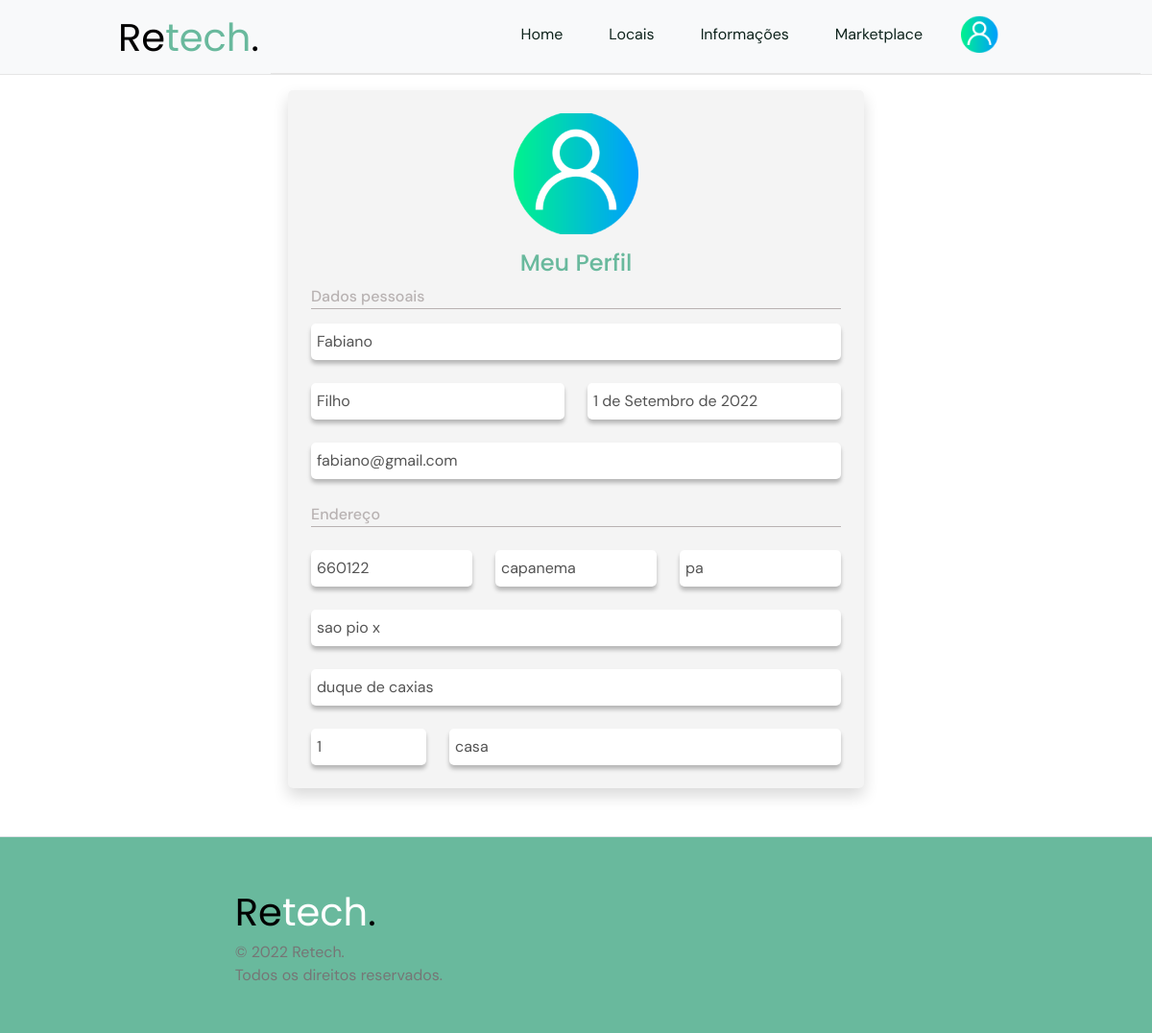
Page /accounts/profile/ (signed in) on the committed database.
### accounts/models.py (models this page shows, shortened)
class Perfil(models.Model):
    name = models.CharField(max_length=100)
    lastname = models.CharField(max_length=100)
    birth_date = models.DateField()
    user = models.OneToOneField(User, on_delete=models.CASCADE)
    address = models.ForeignKey(Address, on_delete=models.CASCADE)

### company/models.py (models this page shows, shortened)
class Address(models.Model):
    class Meta:
        verbose_name_plural = "Address's"
    street = models.CharField(max_length=100)
    number = models.IntegerField()
    district = models.CharField(max_length=100, null=True)
    complement = models.CharField(max_length=100, blank=True)
    city = models.CharField(max_length=100)
    state = models.CharField(max_length=2)
    cep = models.CharField(max_length=8, null=True)

### accounts/views.py (the view)
# urls.py: path('profile/', views.profile, name='profile'),
def profile(request):
    print(request.user)
    print(Perfil.objects.get(user=request.user).name)
    return render(request, 'registration/profile.html', {'perfil': Perfil.objects.get(user=request.user)})

### templates/registration/profile.html (shortened to what this page needs)
{% extends 'model/base.html' %}
{% block content %}
<div class="centered">
    <div class="text-left card-register shadow p-4">
        {% load static %}
        <div class="centered flex-column my-profile-text">
            <div class="mb-3">
                <img src="{% static 'image/perfil-icon-hd.png' %}" style="width: 130px">
            </div>
            <h2>Meu Perfil</h2>
        </div>
        <div class="col text-left">
            <p class="register-text">Dados pessoais</p>
            <div class="register-line"></div>
        </div>
        <div class="row">
            <div class="col text-left" style="margin-top: 15px;">
                <p class="login-inputs">
                    <input type="text" name="nome" class="register-input-style" placeholder="Nome"
                           value="{{perfil.name}}" disabled>
                </p>
                <div class="row">
                    <div class="col">
                        <p class="login-inputs mt-4">
                            <input type="text" name="sobrenome" class="register-input-style"
                                   placeholder="Sobrenome" value="{{perfil.lastname}}" disabled>
                        </p>
                    </div>
                    <div class="col">
                        <p class="login-inputs mt-4">
                             <input type="text" name="data" class="register-input-style"
                                       placeholder="Data de nascimento" value="{{perfil.birth_date}}" disabled>
                        </p>
                    </div>
                </div>
                <p class="login-inputs mt-4">
                    <input type="email" name="email" class="register-input-style" placeholder="Email"
                           value="{{perfil.user.email}}" disabled>
                </p>
                <div class="col text-left" style="margin-top: 25px;">
                    <p class="register-text">Endereço</p>
                    <div class="register-line"></div>
                </div>
                <div class="row">
                    <div class="col">
                        <p class="login-inputs mt-4">
                            <input type="text" name="cep" class="register-input-style" placeholder="CEP"
                                   value="{{perfil.address.cep}}" disabled>
                        </p>
                    </div>
                    <div class="col">
                        <p class="login-inputs mt-4">
                            <input type="text" name="cidade" class="register-input-style" placeholder="Cidade"
                                   value="{{perfil.address.city}}" disabled>
                        </p>
                    </div>
                    <div class="col">
                        <p class="login-inputs mt-4">
                            <input type="text" name="estado" class="register-input-style" placeholder="Estado"
                                   value="{{perfil.address.state}}" disabled>
                        </p>
                    </div>
                </div>
                <p class="login-inputs mt-4">
                    <input type="text" name="bairro" class="register-input-style" placeholder="Bairro"
                           value="{{perfil.address.district}}" disabled>
                </p>
                <p class="login-inputs mt-4">
                    <input type="text" name="rua" class="register-input-style" placeholder="Rua"
                           value="{{perfil.address.street}}" disabled>
                </p>
                <div class="row">
                    <div class="col-3">
                        <p class="login-inputs mt-4">
                            <input type="number" name="numero" class="register-input-style" placeholder="Número"
                                   value="{{perfil.address.number}}" disabled>
                        </p>
                    </div>
                    <div class="col-9">
                        <p class="login-inputs mt-4">
                            <input type="text" name="complemento" class="register-input-style"
                                   placeholder="Complemento" value="{{perfil.address.complement}}" disabled>
                        </p>
                    </div>
                </div>
            </div>
        </div>
    </div>
</div>
{% endblock %}

### static/css/styles.css (style rules this page uses)
* { margin: 0; padding: 0; }
html, body { margin: 0; padding: 0; overflow-x: hidden }
p { font-family: 'DM Sans', serif; margin-bottom: 0 !important; color: #767676; }
.centered { display: flex; align-items: center; justify-content: center; }
.card-register { width: 600px; background: #F4F4F4; font-weight: 500; border: none; box-shadow: 0 4px 4px rgba(0, 0, 0, 0.25); border-radius: 5px; }
.register-text { color: #B8B2B2; }
.register-line { background-color: #B8B2B2; height: 1px; width: 100%; }
.register-input-style { width: 100%; height: 38px; padding-left: 6px; background-color: #FFFFFF; border: none; box-shadow: 0 4px 4px rgba(0, 0, 0, 0.25); border-radius: 5px; }
.my-profile-text h2 { color: #69B99D; font-size: 1.5rem; font-family: 'Poppins', serif; font-style: normal; }

### rows in the picture
Perfil: nome "Fabiano", sobrenome "Filho", data "1 de Setembro de 2022", email "fabiano@gmail.com", cep "660122", cidade "capanema", estado "pa", bairro "sao pio x", rua "duque de caxias", numero "1", complemento "casa"
